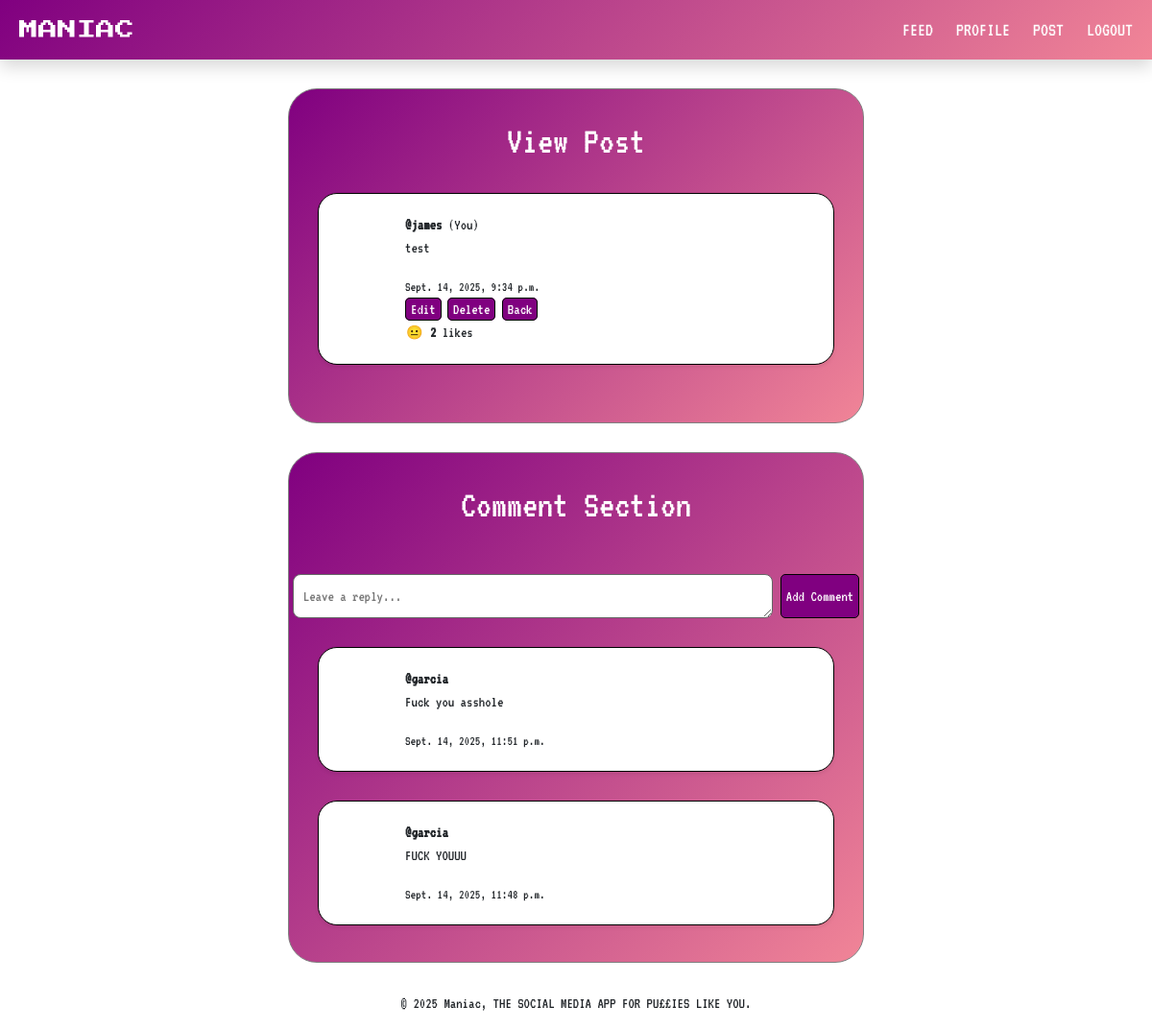
Page /post/16/view/ (signed in) on the committed database.
### core/models.py (models this page shows, shortened)
class Post(models.Model):
    author = models.ForeignKey(User, on_delete=models.CASCADE)
    content = models.TextField()
    created_at = models.DateTimeField(auto_now_add=True)
    likes = models.ManyToManyField(User, related_name='liked_posts', blank=True)
    def total_likes(self):
        return self.likes.count()

class Comment(models.Model):
    post = models.ForeignKey("Post", on_delete=models.CASCADE, related_name="comments")
    author = models.ForeignKey(User, on_delete=models.CASCADE)
    content = models.TextField()
    created_at = models.DateTimeField(auto_now_add=True)

### core/views.py (the view)
# urls.py: path('post/<int:post_id>/view/', views.view_post, name='view_post'),
@login_required(login_url='login')
def view_post(request, post_id):
    post = get_object_or_404(Post, id=post_id)
    comments = post.comments.all().order_by("-created_at")
    if request.method == 'POST':
        form = CommentForm(request.POST)
        if form.is_valid():
            comment = form.save(commit=False)
            comment.post = post
            comment.author = request.user
            comment.save()
            return redirect('view_post', post_id=post.id)
    else:
        form = CommentForm()
    return render(request, 'core/view_post.html', {
        'post': post,
        'comments': comments,
        'form': form,
    })

### core/forms.py
class CommentForm(forms.ModelForm):
    class Meta:
        model = Comment
        fields = ['content']
        widgets = {
            'content': forms.Textarea(attrs={'rows': 1, 'placeholder': 'Leave a reply...'}),
        }

### core/templates/core/view_post.html (shortened to what this page needs)
{% extends "core/base.html" %}
{% block content %}
  <div class="container-feed-styling">
    <h1 class="font-for-text text-center text-white fs-1" style="font-size: 30px">View Post</h1>
      <div class="container-post-styling font-for-text shadow-sm">
        <strong>@{{ post.author.username }}</strong>
        {% if post.author == user %}(You){% endif%}
        <p>{{ post.content }}</p>
        <small>{{ post.created_at }}</small>
        <div class="ms-auto">
            {% if post.author == user %}
                <a class="post-button" href="{% url 'edit_post' post.id %}">Edit</a>
                <a class="post-button" href="{% url 'delete_post' post.id %}">Delete</a>
            {% endif %}
            <a class="post-button" href="{% url 'feed' %}">Back</a>
        </div>
        <form method="post" action="{% url 'like_post' post.id %}">
          <div class="d-flex flex-row">
            <div>
              {% if user in post.likes.all %}
                <button type="submit" class="btn btn-sm p-0">😂</button>
              {% else %}
                <button type="submit" class="btn btn-sm p-0">😐</button>
              {% endif %}
              <strong>{{ post.total_likes }}</strong>
              {% if post.total_likes == 1 %} like {% else %} likes {% endif%}
            </div>
          </div>
        </form>
      </div>
  </div>
  <div class="container-feed-styling">
  <h2 class="font-for-text text-center text-white fs-1" style="font-size: 30px">Comment Section</h2>
    <form method="post" class="mb-3 font-for-text flex-column gap-3 mt-lg-5">
        <div class="d-flex justify-content-center flex-row gap-2">
            {{ form.content }}
            <button type="submit" name="comment_submit" class="post-button font-for-text">Add Comment</button>
        </div>
    </form>
    {% for comment in comments %}
        <div class="container-post-styling font-for-text shadow-sm mb-2">
            <strong>@{{ comment.author.username }}</strong>
            <p>{{ comment.content }}</p>
            <small>{{ comment.created_at }}</small>
        </div>
    {% empty %}
        <p class="text-white text-center font-for-text">No comments yet. Be the first to roast!</p>
    {% endfor %}
    </div>
{% endblock %}

### core/static/core/style.css (style rules this page uses)
.font-for-text { font-family: 'VT323'; }
.container-feed-styling { padding-block: 30px; margin-block: 30px; margin-inline: 300px; border: 1px solid gray; border-radius: 30px; background: linear-gradient(135deg, purple, rgb(241, 133, 151)); }
.container-post-styling { padding-block: 20px; padding-inline: 90px; margin-block: 30px; margin-inline: 30px; border: 1.5px solid black; border-radius: 20px; background-color: white; }
.post-button { text-decoration: none; color: white; background-color: purple; padding: 3px; padding-inline: 5px; border-radius: 5px; border: 1px black solid; }
textarea[name="content"] { border-radius: 8px; border: 1px solid #666; padding: 10px; width: 500px }

### rows in the picture
Post: author.username "james", content "test", created_at "Sept. 14, 2025, 9:34 p.m.", total_likes "2"
Comment: author.username "garcia", content "Fuck you asshole", created_at "Sept. 14, 2025, 11:51 p.m."
Comment: author.username "garcia", content "FUCK YOUUU", created_at "Sept. 14, 2025, 11:48 p.m."
